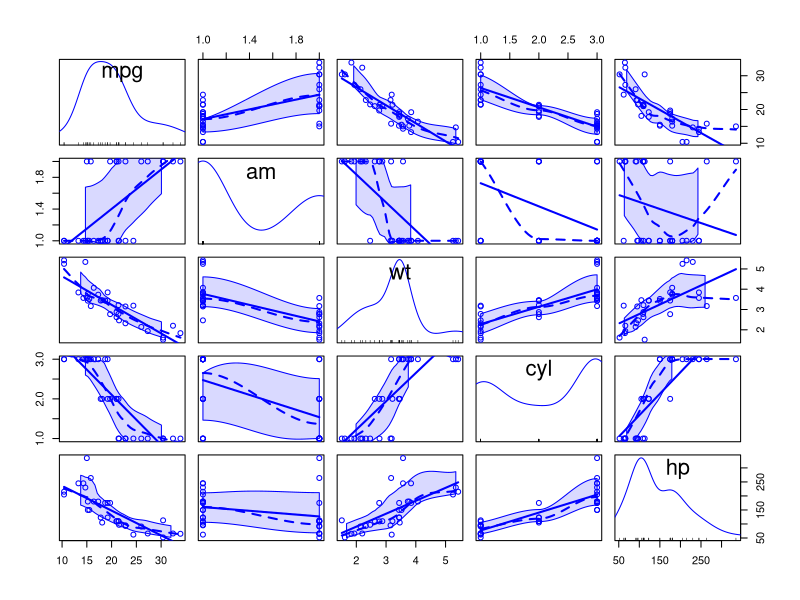
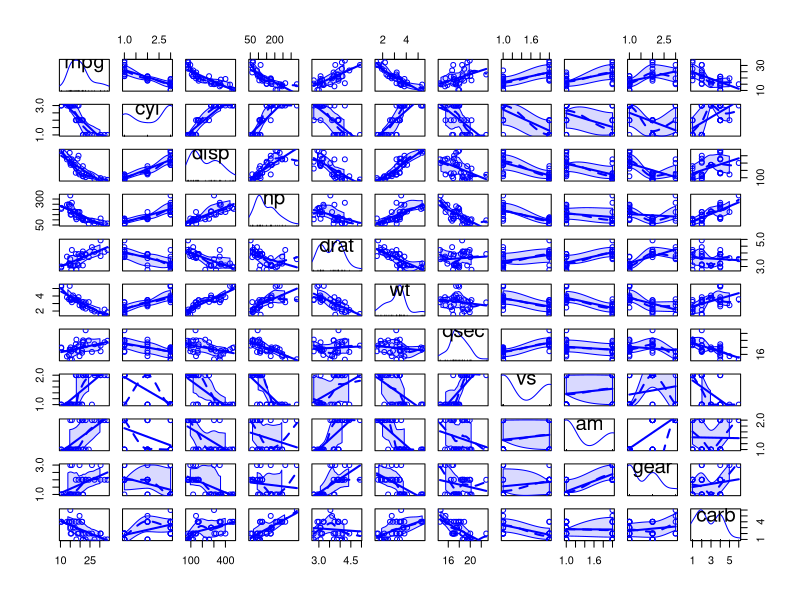
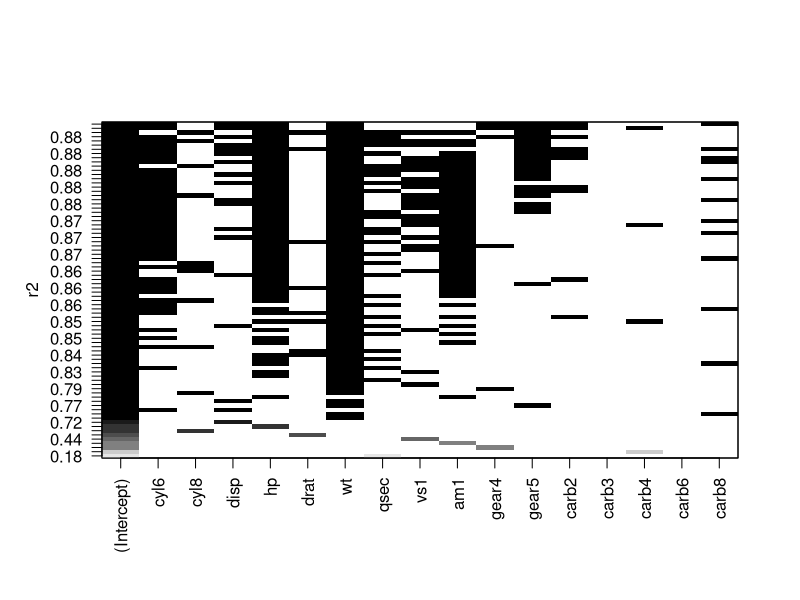
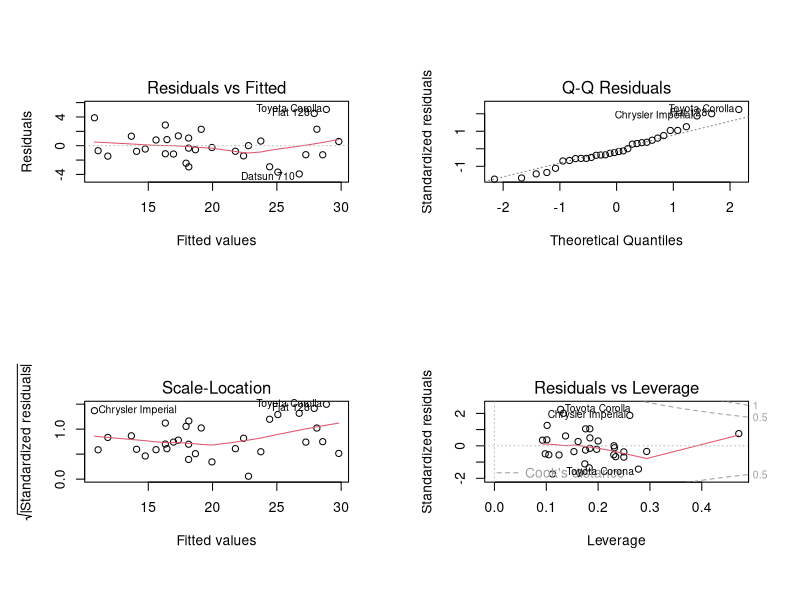
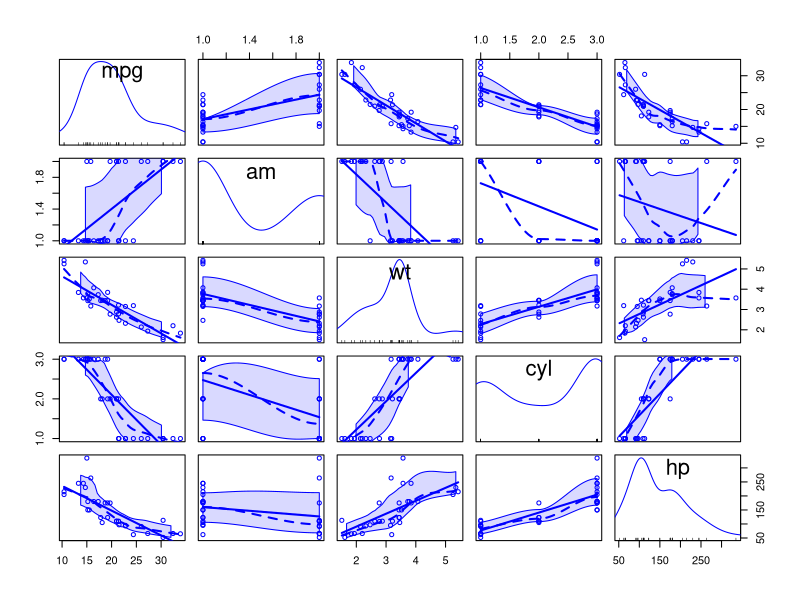
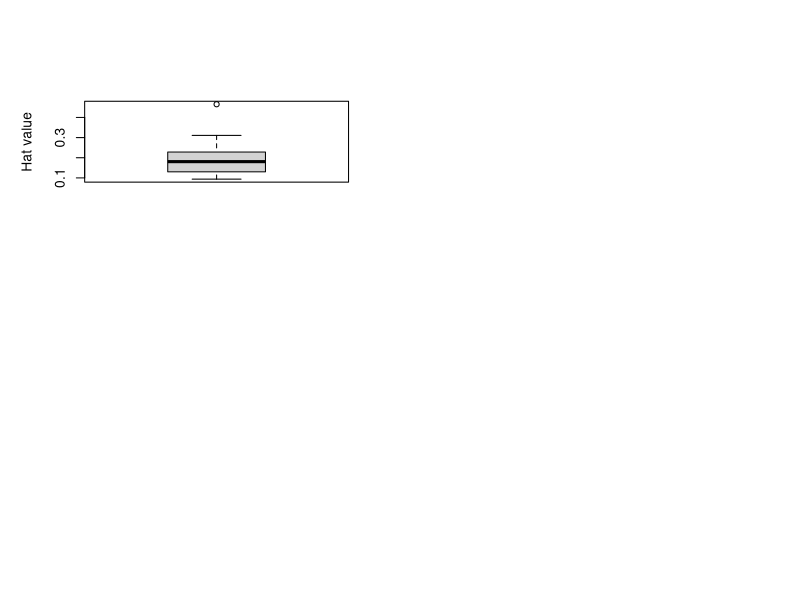
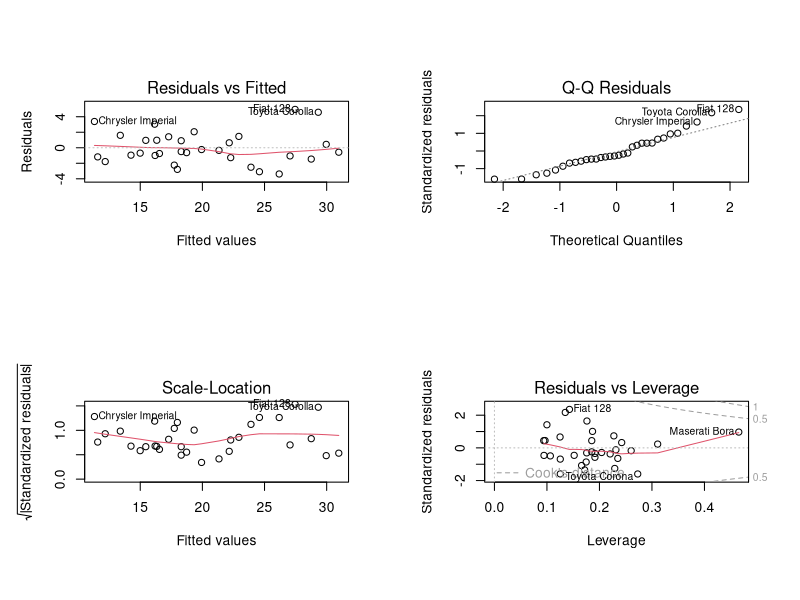

These figures' R source, in order:
## ---- chunk 1
options(warn=-1)
library(car)
data(mtcars)
?mtcars
str(mtcars)
df <- mtcars
df$cyl <- as.factor(mtcars$cyl)
df$am <- as.factor(mtcars$am)
df$vs <- as.factor(mtcars$vs)
df$gear <- as.factor(mtcars$gear)
df$carb <- as.factor(mtcars$carb)
## ---- chunk 2
fit <- lm(mpg ~ ., data=df)
summary(fit)
## ---- chunk 3
# AIC stepwise selection (both direction)
library(MASS)
stepB <- stepAIC(fit, direction="both")
# confirming our variable selection with a second method
library(leaps)
leaps <- regsubsets(mpg ~ ., data = df, nbest = 10)
## ---- chunk 4
fitR <- lm(mpg ~ wt + am + hp + cyl, data=df)
summary(fitR)
## ---- chunk 5
scatterplotMatrix(df[,c('mpg','am','wt','cyl','hp')],diagonal='histogram')
## ---- chunk 6
fitR2 <- lm(mpg ~ log(wt) +  hp + cyl + am, data=df)
anova(fitR2)
## ---- chunk 7
ifitR2 <- influence(fitR2)
par(mfrow=c(1,1))
hat <- ifitR2$hat
## ---- chunk 8
summary(fitR2) 
## ---- chunk 9
(ci <- confint(fitR2))
## ---- chunk 10
library("lmtest")
fitR2R <- lm(mpg ~ log(wt) + hp + cyl, data=df)
lrtest(fitR2, fitR2R)
## ---- chunk 11
scatterplotMatrix(df,diagonal='histogram')
## ---- chunk 12
summary(fit)
## ---- chunk 13
stepB$anova # display results
plot(leaps,scale="r2")
## ---- chunk 14
summary(fitR)
## ---- chunk 15
par(mfrow=c(2,2))
plot(fitR)
## ---- chunk 16
scatterplotMatrix(df[,c('mpg','am','wt','cyl','hp')],diagonal='histogram')
## ---- chunk 17
boxplot(hat,ylab="Hat value")
#identify(rep(1, length(hat)), hat, labels = names(hat))
## ---- chunk 18
par(mfrow=c(2,2))
plot(fitR2)
